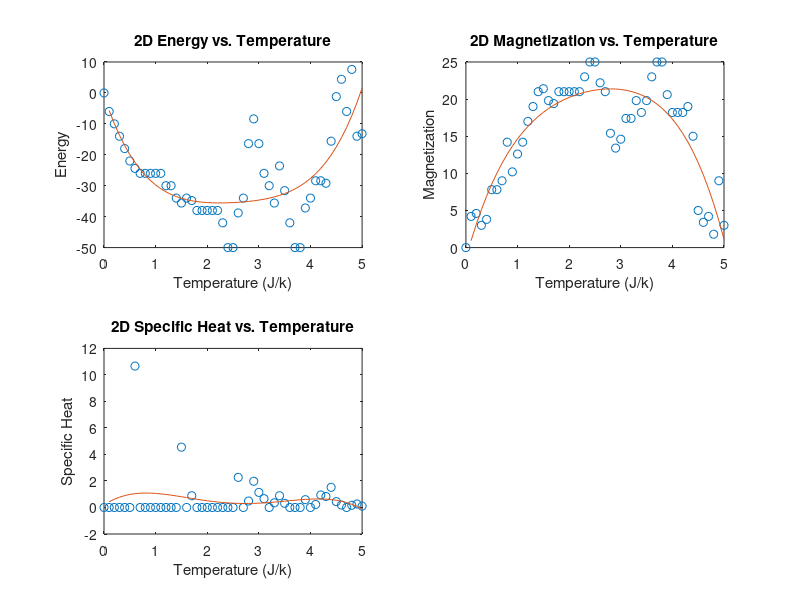

Source code (MATLAB):
%USER INTERACTION: The parameters that the User can enter to specify the
%system 
%{
This program implements the 2-D magnetization Ising model.The simulation uses the
metropolis algorithm. 
For our paper we had the following parameters to investigate the critical
temperature 
J=1 
Size of Lattice (nrows) = 25
tempf=5
runs=10000
trials=100
%}
nrows=input('Please enter lattice size (nrows) '); %Prompt the user to enter the number of rows
spinarr=randi(2,nrows)*2-3; %creates a lattice of just 1s and -1s
runs=input('Please enter the number of runs: ');
%Prompt the user to enter the number of runs: more runs equals more specificity, more accurate data
trials=input('Please enter the number of trials: '); 
%Prompt the user to enter the number of trials: more trials equals more
%data points
tempf=input('Please enter the Final Temperature Range you wish to investigate: '); %Prompt the user to enter the final temperate 

%Assigned Values that are embeded in the code 
J=1; %The assigned interaction energy of spins 
Temp=zeros(1,tempf*10);
tempinv=zeros(1,tempf*10);
Magn=zeros(trials,tempf*10);
Energy=zeros(trials,tempf*10);
ExpEnergysq=zeros(trials,tempf*10); %Matrix of Zeros for expectation of Energy^2
Magnsq=zeros(trials,tempf*10); %Matrix of zeros for expetation of Magnetization^2
%{
Chooses the initial micro state and carries out a flip trial.
It also chooses a random spin inside the lattice and locates the top,
bottom, right and left neighbors
%}
for T=0.10:0.10:tempf
    for i=1:trials+runs
        randcol=randi(nrows,1);
        randrow=randi(nrows,1);
        r=rand;
        if (randcol==1)
            coll=nrows;
        else
            coll=randcol-1;
        end
        if (randcol==nrows)
            colr=1;
        else
            colr=randcol+1;
        end
        if (randrow==1)
            rowd=nrows;
        else
            rowd=randrow-1;
        end
        if (randrow==nrows)
            rowu=1;
        else
            rowu=randrow+1;
        end
        
        %total change in energy, E, if a spin occurred
        deltaE=J*2*(spinarr(randrow,randcol)*(spinarr(randrow,coll)+spinarr(randrow,colr)+spinarr(rowu,randcol)+spinarr(rowd,randcol)));
         %if the total energy, E decreases then accept the flips
        if (deltaE<=0)
            spinarr(randrow,randcol)=-spinarr(randrow,randcol);
        %otherwise,if the energy increases then flip the probability of p = e-(beta delta E).
        else
            p=exp(-deltaE/T);%p, is the probabilty of the energy change, E
            if (p>=r)%accept the flips
                spinarr(randrow,randcol)=-spinarr(randrow,randcol);
            else %reject the flips
                spinarr(randrow,randcol)=spinarr(randrow,randcol);
            end
        end
        %Try more trials (both waiting for equilibrium and taking the data)
        if (i>runs)
           mag=sum(sum(spinarr)); %Sum of all the first column spins and the resulting row matrix
           absmag=abs(mag); %take the abolute value of the magnetization  
           indexm = round(10*T+1); 
           indexn = round(i-runs);
           Magn(indexn,indexm) = absmag;
           Arl=spinarr.*circshift(spinarr,[0,-1]); % Calculates the interacton in the right-left direction --changed x, y stays constant 
           Adu= spinarr.*circshift(spinarr,[-1,0]); % Calcuates the interaction in the down-up direction --changed y, x sta \[AliasDelimiter]ys constant
           Etot=-J*(sum(sum(Arl))+sum(sum(Adu)));
           Energy(indexn,indexm)=Etot;
           Etotsq = Etot^2;
           ExpEnergysq(indexn,indexm)=Etotsq;
           absmagsq=absmag^2; %M^2 
           MagnSq(indexn,indexm)=absmagsq; %Matrix of M^2 values with columns = diff temps and rows = trials
        end
    end
    Index=round(10*T+1);
    Temp(Index) = T;
    tempinv(Index)= 1/T; %row matrix of 1/Ti 
end
Temp;
%The Calculations for Energy, Magnetization, Specific Heat and Magnetic
%Suspetibility are below 
energy=(1/trials)*sum(Energy);
expenergysq=(1/trials)*sum(ExpEnergysq); %row of matrix of <E^2>
energysq=energy.*energy;
magn=(1/trials)*sum(Magn);
tempinvsquared=tempinv.*tempinv; %row matrix of 1/T^2
specificheat=tempinvsquared.*(expenergysq-energysq); %specific heat

%PolyVal and Polyfit to create a plot for the general graph 
x=0.1:0.1:tempf;
pEnergy=polyfit(Temp,energy,4);%calculates and plots a best fitting curve for each figure
pMag=polyfit(Temp,magn,4);
pHeat=polyfit(Temp,specificheat,4);
yEnergy=polyval(pEnergy,x);
yMag=polyval(pMag,x);
yHeat=polyval(pHeat,x);

%The figures, and the plots for each thermodynamic variable is diplayed
%here 
figure;
S(1) = subplot(2,2,1);
S(2) = subplot(2,2,2);
S(3) = subplot(2,2,3);

%The 3 plots are displayed here 
plot(S(1),Temp,energy,'o',x,yEnergy) %yEnergy does the polyval and traces the graph 
title(S(1),'2D Energy vs. Temperature')
xlabel(S(1),'Temperature (J/k)')
ylabel(S(1),'Energy')
plot(S(2),Temp,magn,'o',x,yMag) %the additives are for the polyval values 
title(S(2),'2D Magnetization vs. Temperature')
xlabel(S(2),'Temperature (J/k)')
ylabel(S(2),'Magnetization')
plot(S(3),Temp,specificheat,'o',x,yHeat)
title(S(3), '2D Specific Heat vs. Temperature')
xlabel(S(3),'Temperature (J/k)')
ylabel(S(3),'Specific Heat')
